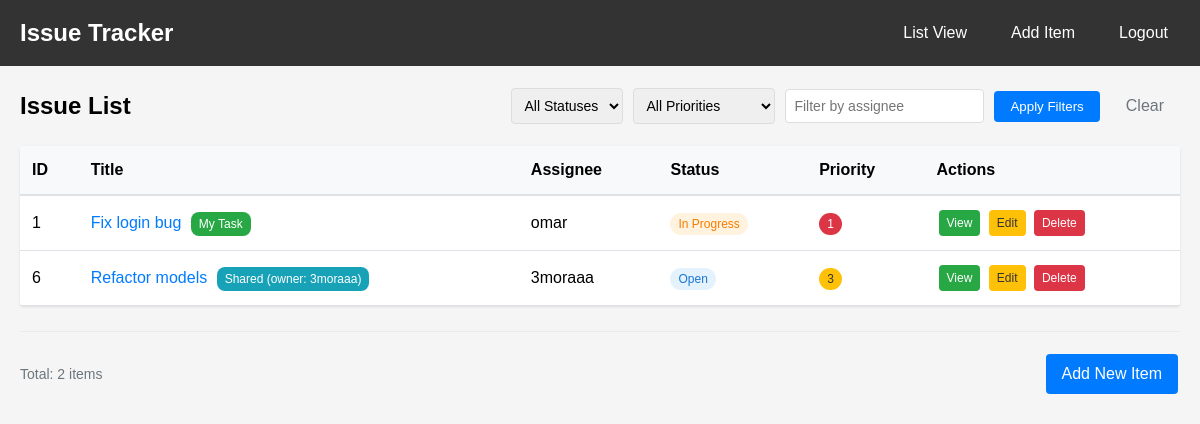
The page / (signed in) on the database its author committed.
### tables this page shows
CREATE TABLE items (
            id INTEGER PRIMARY KEY AUTOINCREMENT,
            title TEXT NOT NULL,
            description TEXT,
            status TEXT DEFAULT 'Open',
            priority INTEGER DEFAULT 3,
            assignee TEXT,
            user_id INTEGER,
            FOREIGN KEY(user_id) REFERENCES users(id)
        );

CREATE TABLE task_shares (
            id INTEGER PRIMARY KEY AUTOINCREMENT,
            task_id INTEGER NOT NULL,
            user_id INTEGER NOT NULL,
            can_edit_status INTEGER DEFAULT 0,
            can_edit_assignee INTEGER DEFAULT 0,
            FOREIGN KEY(task_id) REFERENCES items(id),
            FOREIGN KEY(user_id) REFERENCES users(id)
        );

CREATE TABLE users (
            id INTEGER PRIMARY KEY AUTOINCREMENT,
            username TEXT NOT NULL UNIQUE,
            password TEXT NOT NULL,
            role TEXT DEFAULT "user"
        );

### app.py (the view)
@app.route('/')
@login_required
def index():
    status_filter = request.args.get('status', '')
    priority_filter = request.args.get('priority', '')
    assignee_filter = request.args.get('assignee', '')
    my_items = get_items(current_user.id)
    shared_items = get_shared_items(current_user.id)
    items = my_items + shared_items
    if status_filter:
        items = [item for item in items if item['status'] == status_filter]
    if priority_filter:
        items = [item for item in items if str(item['priority']) == str(priority_filter)]
    if assignee_filter:
        items = [item for item in items if assignee_filter.lower() in (item['assignee'] or '').lower()]
    return render_template('list.html', items=items,
                           current_status=status_filter,
                           current_priority=priority_filter,
                           current_assignee=assignee_filter)

### app.py (called while the page is built)
@login_manager.user_loader
def load_user(user_id):
    db = get_db()
    cursor = db.execute('SELECT id, username, role FROM users WHERE id = ?', (user_id,))
    user = cursor.fetchone()
    db.close()
    return User(user['id'], user['username'], user['role']) if user else None

### db.py (called while the page is built)
def get_db():
    db = sqlite3.connect(DATABASE)
    db.row_factory = sqlite3.Row
    return db

def get_items(user_id):
    db = get_db()
    cursor = db.execute('''
        SELECT * FROM items
        WHERE user_id = ?
        ORDER BY
            CASE status
                WHEN 'Open' THEN 1
                WHEN 'In Progress' THEN 2
                WHEN 'Done' THEN 3
                ELSE 4
            END,
            priority ASC
    ''', (user_id,))
    items = [dict(row) for row in cursor.fetchall()]
    db.close()
    return items

def get_shared_items(user_id):
    db = get_db()
    cursor = db.execute('''
        SELECT items.*,
               task_shares.can_edit_status,
               task_shares.can_edit_assignee,
               users.username AS owner_username
        FROM items
        JOIN task_shares ON items.id = task_shares.task_id
        JOIN users ON items.user_id = users.id
        WHERE task_shares.user_id = ?
    ''', (user_id,))
    items = [dict(row) for row in cursor.fetchall()]
    db.close()
    return items

### templates/list.html (shortened to what this page needs)
{% extends "base.html" %}
{% block content %}
<div class="list-header">
    <h2>Issue List</h2>
    <div class="filters">
        <form method="GET" class="filter-form">
            <select name="status" class="filter-select">
                <option value="">All Statuses</option>
            </select>
            <select name="priority" class="filter-select">
                <option value="">All Priorities</option>
            </select>
            <input type="text" name="assignee" placeholder="Filter by assignee"
                   value="{{ current_assignee }}" class="filter-input">
            <button type="submit" class="filter-btn">Apply Filters</button>
            <a href="{{ url_for('index') }}" class="clear-btn">Clear</a>
        </form>
    </div>
</div>
<div class="table-container">
    <table class="items-table">
        <thead>
            <tr>
                <th>ID</th>
                <th>Title</th>
                <th>Assignee</th>
                <th>Status</th>
                <th>Priority</th>
                <th>Actions</th>
            </tr>
        </thead>
        <tbody>
            {% for item in items %}
            <tr>
                <td>{{ item.id }}</td>
                <td class="item-title">
                    <a href="{{ url_for('view', item_id=item.id) }}">{{ item.title }}</a>
                    {% if item.user_id == current_user.id %}
                        <span class="badge badge-owner">My Task</span>
                    {% else %}
                        <span class="badge badge-shared">Shared (owner: {{ item.owner_username }})</span>
                    {% endif %}
                </td>
                <td>{{ item.assignee or 'Unassigned' }}</td>
                <td>
                    <span class="status-badge status-{{ item.status.lower().replace(' ', '-') }}">
                        {{ item.status }}
                    </span>
                </td>
                <td>
                    <span class="priority-badge priority-{{ item.priority }}">
                        {{ item.priority }}
                    </span>
                </td>
                <td>
                    <a href="{{ url_for('view', item_id=item.id) }}" class="btn btn-small btn-view">View</a>
                    <a href="{{ url_for('edit', item_id=item.id) }}" class="btn btn-small btn-edit">Edit</a>
                    <a href="{{ url_for('delete', item_id=item.id) }}"
                       class="btn btn-small btn-delete"
                       onclick="return confirm('Delete this item?')">Delete</a>
                </td>
            </tr>
            {% else %}
            <tr>
                <td colspan="6" class="no-items">No items found. <a href="{{ url_for('add') }}">Create your first item!</a></td>
            </tr>
            {% endfor %}
        </tbody>
    </table>
</div>
<div class="list-footer">
    <p class="item-count">Total: {{ items|length }} items</p>
    <a href="{{ url_for('add') }}" class="btn btn-primary">Add New Item</a>
</div>
{% endblock %}

### static/style.css (style rules this page uses)
* { margin: 0; padding: 0; box-sizing: border-box; }
body { font-family: Arial, sans-serif; background-color: #f5f5f5; line-height: 1.5; }
.btn { display: inline-block; padding: 8px 16px; border: none; border-radius: 4px; text-decoration: none; cursor: pointer; margin: 2px; }
.btn-primary { background-color: #007bff; color: white; }
.btn-edit { background-color: #ffc107; color: #333; }
.btn-delete { background-color: #dc3545; color: white; }
.btn-view { background-color: #28a745; color: white; }
.btn-small { padding: 4px 8px; font-size: 12px; }
.list-header { display: flex; justify-content: space-between; align-items: center; margin-bottom: 20px; flex-wrap: wrap; gap: 15px; }
.filters { display: flex; gap: 10px; align-items: center; flex-wrap: wrap; }
.filter-form { display: flex; gap: 10px; align-items: center; flex-wrap: wrap; }
.filter-select, .filter-input { padding: 8px; border: 1px solid #ddd; border-radius: 4px; font-size: 14px; }
.filter-btn { background-color: #007bff; color: white; border: none; padding: 8px 16px; border-radius: 4px; cursor: pointer; }
.clear-btn { color: #6c757d; text-decoration: none; padding: 8px 16px; }
.table-container { background: white; border-radius: 4px; box-shadow: 0 1px 3px rgba(0,0,0,0.1); margin-bottom: 20px; }
.items-table { width: 100%; border-collapse: collapse; }
.items-table th { background-color: #f8f9fa; padding: 12px; text-align: left; border-bottom: 2px solid #dee2e6; }
.items-table td { padding: 12px; border-bottom: 1px solid #dee2e6; }
.item-title { max-width: 300px; word-wrap: break-word; }
.item-title a { color: #007bff; text-decoration: none; }
.status-badge, .priority-badge { padding: 4px 8px; border-radius: 12px; font-size: 12px; font-weight: 500; }
.status-open { background-color: #e3f2fd; color: #1976d2; }
.status-in-progress { background-color: #fff3e0; color: #f57c00; }
.priority-1 { background-color: #dc3545; color: white; }
.priority-3 { background-color: #ffc107; color: #333; }
.list-footer { display: flex; justify-content: space-between; align-items: center; margin-top: 25px; padding-top: 20px; border-top: 1px solid #e9ecef; }
.item-count { color: #6c757d; font-size: 14px; }
.badge { display: inline-block; padding: 3px 8px; font-size: 12px; border-radius: 8px; margin-left: 5px; }
.badge-owner { background-color: #28a745; color: white; }
.badge-shared { background-color: #17a2b8; color: white; }

### rows shown on the page
items: id "1", title "Fix login bug", shows "My Task", assignee "omar", status "In Progress", priority "1"
task_shares: id "6", title "Refactor models", owner_username "3moraaa", assignee "3moraaa", status "Open", priority "3"

### other values the page prints
{{ items|length }} "2"
